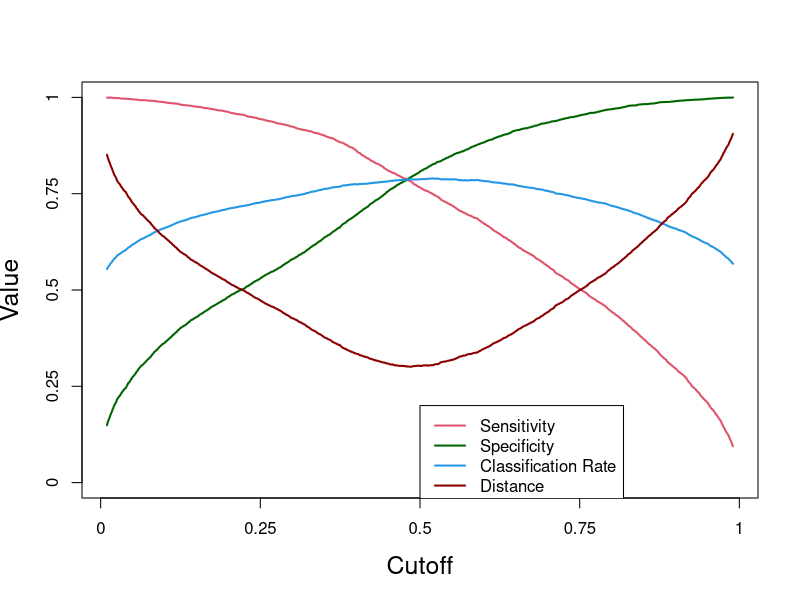

Write R code to recreate this figure. (Note: this script raises an error after producing the figure.)
## evalulate a simple logistic regression using glm() 
# https://stats.stackexchange.com/questions/25389/obtaining-predicted-values-y-1-or-0-from-a-logistic-regression-model-fit


# data y simulated from a logistic regression model 
# with with three predictors, n=10000
x = matrix(rnorm(30000),10000,3)
lp = 0 + x[,1] - 1.42*x[2] + .67*x[,3] + 1.1*x[,1]*x[,2] - 1.5*x[,1]*x[,3] +2.2*x[,2]*x[,3] + x[,1]*x[,2]*x[,3]
p = 1/(1+exp(-lp))
y = runif(10000)<p

# fit a logistic regression model
mod = glm(y~x[,1]*x[,2]*x[,3],family="binomial")

# using a cutoff of cut, calculate sensitivity, specificity, and classification rate
perf = function(cut, mod, y)
{
  yhat = (mod$fit>cut)
  w = which(y==1)
  sensitivity = mean( yhat[w] == 1 ) 
  specificity = mean( yhat[-w] == 0 ) 
  c.rate = mean( y==yhat ) 
  d = cbind(sensitivity,specificity)-c(1,1)
  d = sqrt( d[1]^2 + d[2]^2 ) 
  out = t(as.matrix(c(sensitivity, specificity, c.rate,d)))
  colnames(out) = c("sensitivity", "specificity", "c.rate", "distance")
  return(out)
}

s = seq(.01,.99,length=1000)
OUT = matrix(0,1000,4)
for(i in 1:1000) OUT[i,]=perf(s[i],mod,y)
plot(s,OUT[,1],xlab="Cutoff",ylab="Value",cex.lab=1.5,cex.axis=1.5,ylim=c(0,1),type="l",lwd=2,axes=FALSE,col=2)
axis(1,seq(0,1,length=5),seq(0,1,length=5),cex.lab=1.5)
axis(2,seq(0,1,length=5),seq(0,1,length=5),cex.lab=1.5)
lines(s,OUT[,2],col="darkgreen",lwd=2)
lines(s,OUT[,3],col=4,lwd=2)
lines(s,OUT[,4],col="darkred",lwd=2)
box()
legend(0.5,.2,col=c(2,"darkgreen",4,"darkred"),
       lwd=c(2,2,2,2),
       c("Sensitivity","Specificity","Classification Rate","Distance"))


colnames(OUT) <- c("Sensitivity","Specificity","Classification Rate","Distance")
library(dplyr)
OUT[OUT[,"sensitivity"] == OUT[,"specificity"]]
mean(OUT[,"Sensitivity"] == OUT[,"Specificity"])
